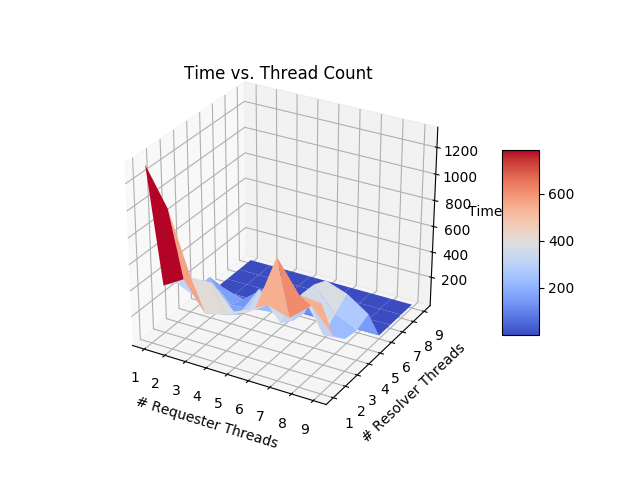

Here is the Python script that generated this plot:
#!/usr/bin/env python

from __future__ import division
import sys
import numpy as np
import matplotlib.pyplot as plt
from mpl_toolkits.mplot3d import Axes3D
from matplotlib import cm
from matplotlib.ticker import LinearLocator, FormatStrFormatter
#from subprocess import run
from timeit import timeit

T_CONVERSION=100

# Fetches data from preformatted files
def get_data(fname):
    times = []
    res = []
    req = []

    # Open the file
    f = open(fname)
    # For each line
    for line in f.readlines():
        # Split the comment-separated data into an array
        d = line.split(",")
        if len(d) != 3:
            print("Error: File Not Formatted Properly")
            print("Expecting: #req threads, #res threads, time")
            exit()
        # Append the split data to a list for plotting
        req.append(int(d[0]))
        res.append(int(d[1]))
        times.append(float(d[2]))

    return res, req, times

def generate_data(exe):
    req_list  = []
    res_list  = []
    time_list = []

    # Generate a range for each type of thread
    ### MODIFY HERE ###
    reps = 10
    for req in range(1, 10):
        for res in range(1, 10):
            # Declare parameters and the call arguments for the subprocess.call
            input_dir = "./input/"
            name_file1 = "%snames1.txt" % (input_dir)
            name_file2 = "%snames2.txt" % (input_dir)
            name_file3 = "%snames3.txt" % (input_dir)
            name_file4 = "%snames4.txt" % (input_dir)
            name_file5 = "%snames5.txt" % (input_dir)
            parameters = "%s %s" % (req, res)
            call_arguments = str("""["%s", "%s", "%s", "results.txt", "serviced.txt", "%s","%s","%s","%s","%s"]""" % ("./"+str(exe), req, res, name_file1,name_file2,name_file3,name_file4,name_file5))
            print(call_arguments)

            # Time the program using timeit
            time = timeit(stmt = "subprocess.call(%s)" % call_arguments, setup = "import subprocess", number=reps) * T_CONVERSION / reps

            #print("Time: %s\n" % time)

            # Store the data
            req_list.append(req)
            res_list.append(res)
            time_list.append(time)

    return req_list, res_list, time_list

# Takes the data input and plots it to a 3D graph
def plot(data):
    # Split the data into its components
    res, req, times = data

    # Format requestor and resolver data
    resset = set(res)
    reqset = set(req)
    req2d, res2d = np.meshgrid(sorted(resset), sorted(reqset))

    # Format time data
    Z = np.zeros(shape=(max(reqset)+1, max(resset)+1))
    for ind, (i, j) in enumerate(zip(req, res)):
        Z[i, j] = times[ind]
    Z = Z[min(reqset):, min(resset):]

    # Plot output
    f = plt.figure()
    ax2 = plt.axes(projection='3d')
    ax2.set_title('Time vs. Thread Count')
    surf2 = ax2.plot_surface(req2d, res2d, Z, cmap=plt.cm.coolwarm, linewidth=0)
    ax2.set_xlabel("# Requester Threads")
    ax2.set_ylabel('# Resolver Threads')
    ax2.set_zlabel('Time')
    f.colorbar(surf2, shrink=0.5, aspect=5)
    plt.savefig("performance.png")
    plt.show()

# An example of data that works with the 3d plot
def mock_data():
    x = []
    y = []
    z = []

    # Generate semi-arbitrary ranges and append data points
    for i in range(4, 19):
        for j in range(20, 30):
            x.append(i)
            y.append(j)
            z.append(np.random.rand())
    return x, y, z

# When called interactively, treat this as main()
if __name__ == "__main__":
    if len(sys.argv) < 2:
        print("Error: Missing Arguments")
        exit()
    elif len(sys.argv) > 2:
        print("Error: Extra Arguments")
        exit()

    # Input arguments
    exe = sys.argv[1]

    # Uncomment the following line to test with mock data
    #data = mock_data()
    data = generate_data(exe)

    plot(data)

